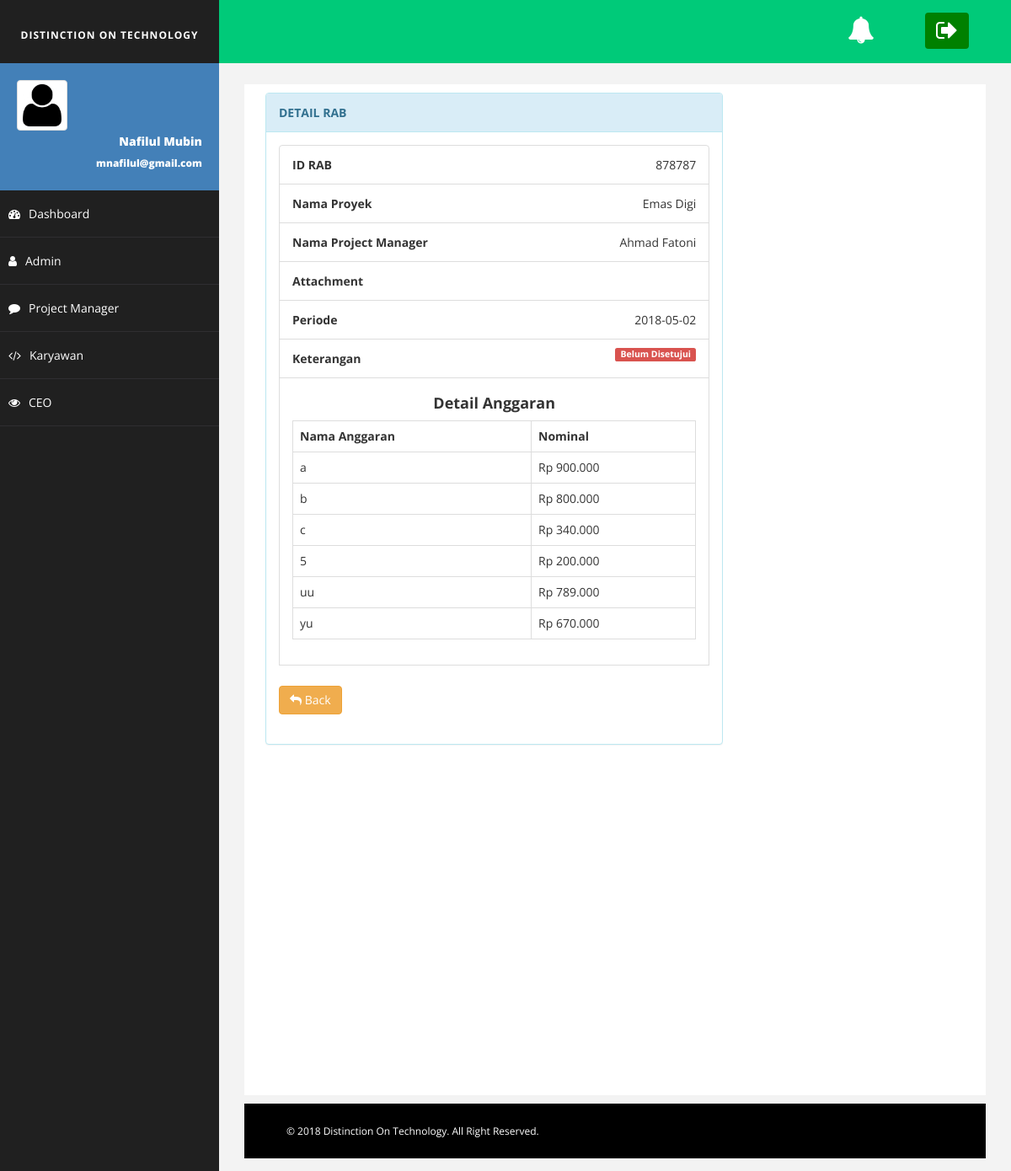
The app's page /?page=rab_detail&id=878787 with its own data.
### tables this page shows
CREATE TABLE `rab` (
  `id_rab` varchar(20) NOT NULL,
  `id_proyek` varchar(5) NOT NULL,
  `id_karyawan` varchar(20) NOT NULL,
  `attachment` varchar(250) NOT NULL,
  `jumlah_pengajuan` int(20) NOT NULL,
  `jumlah_disetujui` int(20) NOT NULL,
  `periode` date NOT NULL,
  `keterangan` varchar(50) NOT NULL
);

CREATE TABLE `proyek` (
  `id_proyek` varchar(5) NOT NULL,
  `nama_proyek` varchar(50) NOT NULL,
  `report` varchar(100) NOT NULL,
  `beban` int(5) NOT NULL
);

CREATE TABLE `karyawan` (
  `id_karyawan` varchar(20) NOT NULL,
  `username` varchar(20) NOT NULL,
  `password` varchar(255) NOT NULL,
  `id_role` varchar(20) NOT NULL,
  `nama_karyawan` varchar(50) NOT NULL,
  `tempat_lahir` varchar(20) NOT NULL,
  `tanggal_lahir` date NOT NULL,
  `jenis_kelamin` enum('Laki-laki','Perempuan') NOT NULL,
  `no_hp` varchar(20) NOT NULL,
  `alamat` varchar(100) NOT NULL,
  `email` varchar(50) NOT NULL,
  `id_jabatan` varchar(20) NOT NULL,
  `id_tunjangan` varchar(20) NOT NULL,
  `pendidikan` varchar(20) NOT NULL,
  `tanggal_mulai_kerja` date NOT NULL,
  `status_menikah` enum('Menikah','Belum Menikah') NOT NULL,
  `created_at` datetime NOT NULL
);

CREATE TABLE `rab_detail` (
  `id_det` int(20) NOT NULL,
  `id_rab` varchar(20) NOT NULL,
  `nama_anggaran` varchar(50) NOT NULL,
  `nominal` int(20) NOT NULL,
  `status` varchar(25) NOT NULL,
  `catatan` text,
  `keterangan` varchar(25) DEFAULT NULL
);

### index.php (called while the page is built)
<?php
include 'src/infrastruktur/header.php';
include 'src/infrastruktur/content.php';
include 'src/infrastruktur/footer.php';
?>

### src/Domain/rab_model.php (called while the page is built, shortened)
<?php
class RAB extends database2{
    function tampil_data_detail($id){
        $data = mysql_query("SELECT rab.*, proyek.nama_proyek, karyawan.nama_karyawan FROM rab join proyek on proyek.id_proyek=rab.id_proyek join karyawan on karyawan.id_karyawan=rab.id_karyawan  WHERE id_rab = '$id' ");
        while($d = mysql_fetch_array($data)){
            $hasil[] = $d;
        }
        return $hasil;
    }
    function tampil_data_detail_angg($id){
        $data = mysql_query("SELECT nama_anggaran, nominal FROM rab_detail WHERE id_rab = '$id'");
        while($d = mysql_fetch_array($data)){
            $hasil[] = $d;
        }
        return $hasil;
    }
}
?>

### View/rab_detail.php (the view, shortened to what this page needs)
<?php
require 'src/Domain/rab_model.php';
$db = new RAB();
?>
<div class="col-md-8 col-sm-8 col-xs-12">
    <div class="panel panel-info">
        <div class="panel-heading">
         <b>DETAIL RAB</b>
     </div>
     <?php
     foreach($db->tampil_data_detail($_GET['id']) as $data){
        ?>
        <div class="panel-body">
            <ul class="list-group list-group-unbordered">
                <li class="list-group-item">
                    <b>ID  RAB </b> <span class="pull-right"><?php echo $data['id_rab']; ?></span>
                </li>
                <li class="list-group-item">
                    <b>Nama Proyek</b> <span class="pull-right"><?php echo $data['nama_proyek']; ?></span>
                </li>
                <li class="list-group-item">
                    <b>Nama Project Manager</b> <span class="pull-right"><?php echo $data['nama_karyawan']; ?></span>
                </li>
                <li class="list-group-item">
                    <b>Attachment</b>
                </li>
                <li class="list-group-item">
                    <b>Periode</b> <span class="pull-right"><?php echo $data['periode']; ?></span>
                </li>
                <li class="list-group-item">
                    <b>Keterangan</b> <?php if($data['keterangan']=="Disetujui"){
                        echo "<span class='pull-right label label-success'>Disetujui</span>";
                    }else{
                       echo "<span class='pull-right label label-danger'>Belum Disetujui</span>";
                   } ?>
               </li>
               <li class="list-group-item">
                <center><h4><b>Detail Anggaran</b></h4></center>
                <div class="table-responsive">
                    <table class="table table-bordered" id="dynamic_field">
                        <tr>
                            <td><b>Nama Anggaran</b></td>
                            <td><b>Nominal</b></td>
                        </tr>
                        <?php
                        foreach($db->tampil_data_detail_angg($_GET['id']) as $data2){
                            ?>
                            <tr>
                                <td><?php echo $data2['nama_anggaran']; ?></td>
                                <td>Rp <?php echo rp($data2['nominal']); ?></td>
                            </tr>
                            <?php
                        } ?>
                    </table>
                </li>
                <br>
                <a onclick="window.history.back();return false;" class="btn btn-warning"><i class="fa fa-reply"></i> Back</a>
                  <?php } ?>
            </ul>
        </div>
    </div>
</div>
<?php
function rp($angka){
    $angka = number_format($angka); $angka = str_replace(',', '.', $angka);
    $angka ="$angka";
    return $angka;
} ?>

### assets/css/images.css (style rules this page uses)
body { font-family: 'open sans'; overflow-x: hidden; }

### assets/css/barang.css (style rules this page uses)
body { background: #f1f1f1; }

### assets/css/basic.css (style rules this page uses)
body { font-family: 'Open Sans', sans-serif; line-height:25px; }

### records on screen
rab: id_rab "878787", id_proyek.nama_proyek "Emas Digi", id_karyawan.nama_karyawan "Ahmad Fatoni", periode "2018-05-02", keterangan "Belum Disetujui"
rab_detail: nama_anggaran "a", nominal "900.000"
rab_detail: nama_anggaran "b", nominal "800.000"
rab_detail: nama_anggaran "c", nominal "340.000"
rab_detail: nama_anggaran "5", nominal "200.000"
rab_detail: nama_anggaran "uu", nominal "789.000"
rab_detail: nama_anggaran "yu", nominal "670.000"
